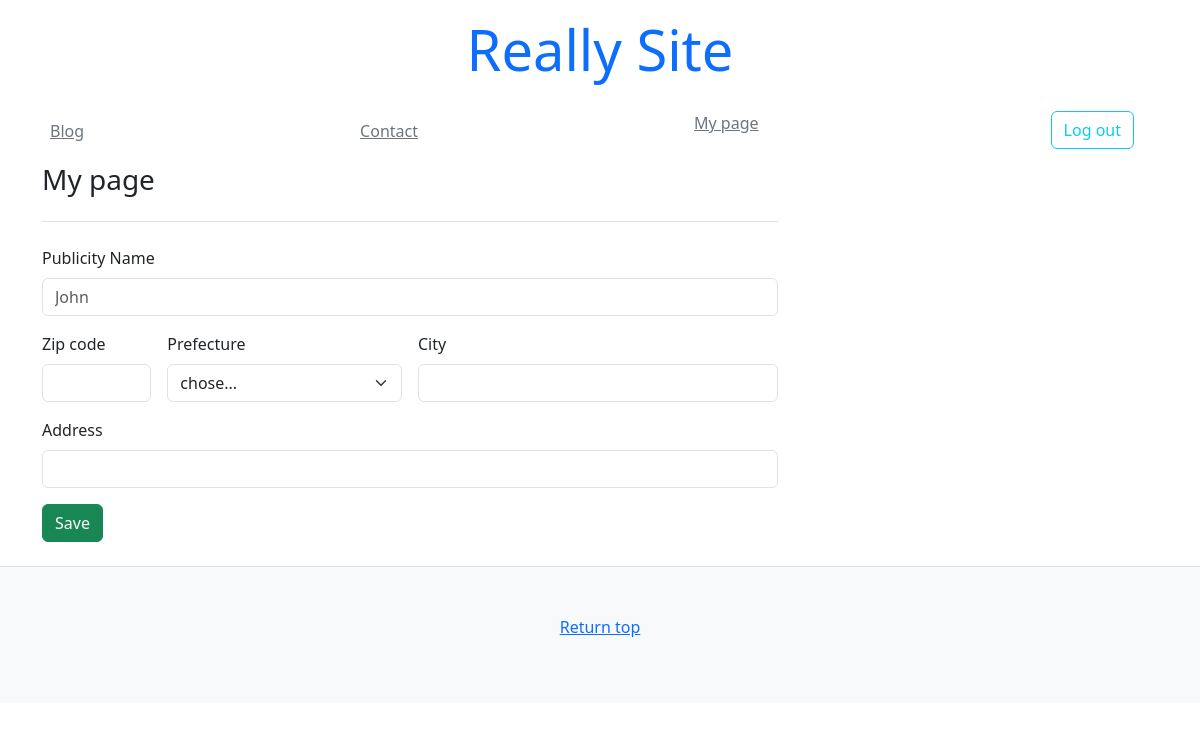
Page /mypage/ (signed in) on the earlier database version.
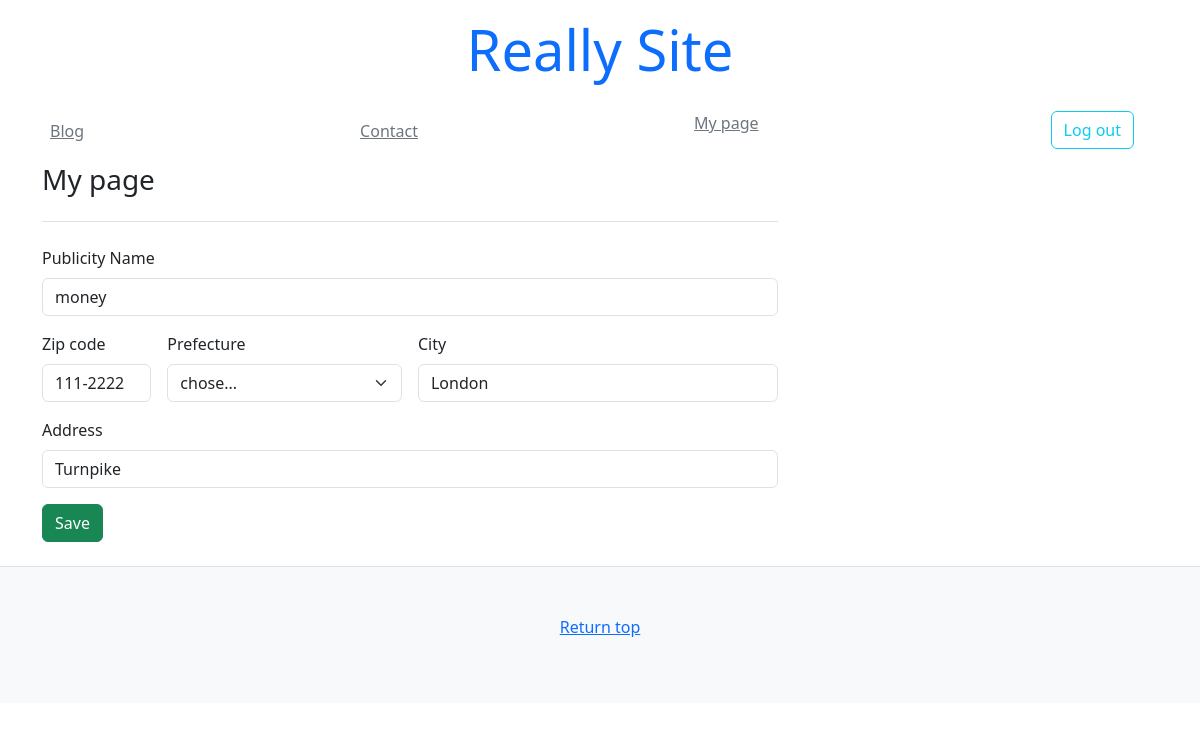
Same page on the later database version.
### mysite/models/account_models.py (models this page shows, shortened)
class User(AbstractBaseUser):
    email = models.EmailField(
        max_length = 255,
        unique = True,
    )
    is_active = models.BooleanField(default=True)
    is_admin = models.BooleanField(default=False)
    objects = UserManager()
    USERNAME_FIELD = "email"
    REQUIRED_FIELDS = []

### mysite/models/profile_models.py (models this page shows)
class Profile(models.Model):
    user = models.OneToOneField(get_user_model(), unique=True, on_delete=models.CASCADE, primary_key=True)
    username = models.CharField(default="nemo", max_length=255)
    zipcode = models.CharField(default="", max_length=8)
    prefecture = models.CharField(default="", max_length=50)
    city = models.CharField(default="", max_length=50)
    address = models.CharField(default="", max_length=100)

### mysite/views.py (the view, shortened to what this page needs)
# urls.py: path('mypage/', views.mypage),
@login_required
def mypage(request):
    context = {}
    return render(request, "mysite/mypage.html", context)

### templates/mysite/mypage.html (shortened to what this page needs)
{% extends 'mysite/base.html' %}
{% block content %}
<main class="container">
    <div class="row">
        <div class="col-md-8">
            <h3 class="pb-4 mb-4 font-italic border-bottom">My page</h3>
            <form class="row g-3" action="" method="POST">
                <div class="col-12">
                    <label class="form-label">Publicity Name</label>
                    <input type="text" class="form-control" id="id_username" name="username" placeholder="John" value="{{ user.profile.username }}">
                </div>
                <div class="col-md-2">
                    <label class="form-label">Zip code</label>
                    <input type="text" class="form-control" id="id_zip" name="zipcode" value="{{ user.profile.zipcode}}">
                </div>
                <div class="col-md-4">
                    <label class="form-label">Prefecture</label>
                    <select name="prefecture" id="id_prefecture" class="form-select">
                        <option selected>chose...</option>
                    </select>
                </div>
                <div class="col-md-6">
                    <label class="form-label">City</label>
                    <input type="text" class="form-control" id="id_city" name="city" placeholder="" value="{{ user.profile.city }}">
                </div>
                <div class="col-12">
                    <label class="form-label">Address</label>
                    <input type="text" class="form-control" id="id_address" name="address" placeholder="" value="{{ user.profile.address }}">
                </div>
                <div class="col-12">
                    <button class="btn btn-success" type="submit">Save</button>
                </div>
            </form>
        </div>
    </div>
</main>
{% endblock content %}

### templates/mysite/base.html (shortened to what this page needs)
<!DOCTYPE html>
<html lang="en">
    <head>
        {% include 'mysite/snippets/head.html' %}
    </head>
<body>
    {% include 'mysite/snippets/header.html' %}
    {% block content %}
    {% endblock %}
    {% include 'mysite/snippets/footer.html' %}
</body>
</html>

### templates/mysite/snippets/head.html (shortened to what this page needs)
<link href="https://cdn.jsdelivr.net/npm/bootstrap@5.3.8/dist/css/bootstrap.min.css" rel="stylesheet">

### templates/mysite/snippets/header.html (shortened to what this page needs)
<div class="container">
    <header class="py-3">
        <div class="row flex-nowrap justify-content-center align-item-center">
            <div class="col-4 text-center">
                <h1 class="display-4 font-italic"><a href="/" class="text-decoration-none">Really Site</a></h1>
            </div>
        </div>
    </header>
    <div class="py-1 mb-2">
        <nav class="nav d-flex justify-content-between">
            <a class="p-2 link-secondary" href="/blog/">Blog</a>
            <a class="p-2 link-secondary" href="#">Contact</a>
            {% if user.is_authenticated %}
                <div>
                    <a class="p-2 link-secondary" href="/mypage">My page</a>
                </div>
                <form class="form-sigin mx-4" action="/logout/" method="post">
                    <button class="btn btn-outline-info" type="submit">Log out</button>
                </form>
            {% else %}
                {% csrf_token %}
                <div>
                    <a class="p-2 link-secondary" href="/login">Log in</a>
                    <a class="btn btn-outline-info" href="/logout">Sign up</a>
                </div>
            {% endif %}
        </nav>
    </div>
</div>

### templates/mysite/snippets/footer.html (shortened to what this page needs)
<footer class="border-top py-5 text-center bg-light mt-4">
    <p>
        <a href="/">Return top</a>
    </p>
</footer>

Differences in the rows shown:
now on this page (row edited): User: username "money", zipcode "111-2222", city "London", address "Turnpike"
